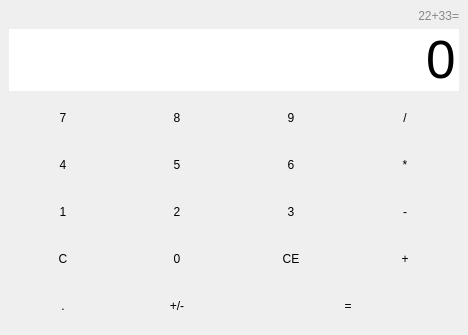
<?xml version="1.0" encoding="UTF-8"?>
<ui version="4.0">
 <class>MainWindow</class>
 <widget class="QMainWindow" name="MainWindow">
  <property name="geometry">
   <rect>
    <x>0</x>
    <y>0</y>
    <width>468</width>
    <height>335</height>
   </rect>
  </property>
  <property name="windowTitle">
   <string>Калькулятор</string>
  </property>
  <property name="styleSheet">
   <string notr="true">Qwidget {
    color: white;
   background-color: rgb(18, 18, 18);
    font-family: Rubik;
    font-size: 16pt;
    font-weight: 600;
}

QPushButton {
    background-color: transparent;
    border: none;
}

QPushButton:hover {
	background-color: #666;
}

QPushButton:pressed {
	background-color: #888;
}

QLabel {
    color: #888;
}

QLineEdir {
    font-size: 40pt;
    border: none;
}</string>
  </property>
  <widget class="QWidget" name="centralwidget">
   <layout class="QVBoxLayout" name="verticalLayout">
    <item>
     <widget class="QLabel" name="lbl_temp">
      <property name="sizePolicy">
       <sizepolicy hsizetype="Preferred" vsizetype="Maximum">
        <horstretch>0</horstretch>
        <verstretch>0</verstretch>
       </sizepolicy>
      </property>
      <property name="text">
       <string>22+33=</string>
      </property>
      <property name="alignment">
       <set>Qt::AlignRight|Qt::AlignTrailing|Qt::AlignVCenter</set>
      </property>
     </widget>
    </item>
    <item>
     <widget class="QLineEdit" name="le_entry">
      <property name="sizePolicy">
       <sizepolicy hsizetype="Expanding" vsizetype="Maximum">
        <horstretch>0</horstretch>
        <verstretch>0</verstretch>
       </sizepolicy>
      </property>
      <property name="styleSheet">
       <string notr="true">font-size: 40pt;
border: none;</string>
      </property>
      <property name="text">
       <string>0</string>
      </property>
      <property name="maxLength">
       <number>12</number>
      </property>
      <property name="alignment">
       <set>Qt::AlignRight|Qt::AlignTrailing|Qt::AlignVCenter</set>
      </property>
      <property name="readOnly">
       <bool>true</bool>
      </property>
     </widget>
    </item>
    <item>
     <layout class="QGridLayout" name="layout_buttons">
      <item row="2" column="0">
       <widget class="QPushButton" name="btn_2">
        <property name="sizePolicy">
         <sizepolicy hsizetype="Minimum" vsizetype="Expanding">
          <horstretch>0</horstretch>
          <verstretch>0</verstretch>
         </sizepolicy>
        </property>
        <property name="text">
         <string>1</string>
        </property>
        <property name="shortcut">
         <string>1</string>
        </property>
       </widget>
      </item>
      <item row="3" column="0">
       <widget class="QPushButton" name="btn_clear">
        <property name="sizePolicy">
         <sizepolicy hsizetype="Minimum" vsizetype="Expanding">
          <horstretch>0</horstretch>
          <verstretch>0</verstretch>
         </sizepolicy>
        </property>
        <property name="text">
         <string>C</string>
        </property>
       </widget>
      </item>
      <item row="2" column="2">
       <widget class="QPushButton" name="btn_7">
        <property name="sizePolicy">
         <sizepolicy hsizetype="Minimum" vsizetype="Expanding">
          <horstretch>0</horstretch>
          <verstretch>0</verstretch>
         </sizepolicy>
        </property>
        <property name="text">
         <string>2</string>
        </property>
        <property name="shortcut">
         <string>2</string>
        </property>
       </widget>
      </item>
      <item row="2" column="4">
       <widget class="QPushButton" name="btn_mul_2">
        <property name="sizePolicy">
         <sizepolicy hsizetype="Minimum" vsizetype="Expanding">
          <horstretch>0</horstretch>
          <verstretch>0</verstretch>
         </sizepolicy>
        </property>
        <property name="text">
         <string>-</string>
        </property>
        <property name="shortcut">
         <string>-</string>
        </property>
       </widget>
      </item>
      <item row="3" column="4">
       <widget class="QPushButton" name="btn_plus">
        <property name="sizePolicy">
         <sizepolicy hsizetype="Minimum" vsizetype="Expanding">
          <horstretch>0</horstretch>
          <verstretch>0</verstretch>
         </sizepolicy>
        </property>
        <property name="text">
         <string>+</string>
        </property>
        <property name="shortcut">
         <string>+</string>
        </property>
       </widget>
      </item>
      <item row="1" column="4">
       <widget class="QPushButton" name="btn_mul">
        <property name="sizePolicy">
         <sizepolicy hsizetype="Minimum" vsizetype="Expanding">
          <horstretch>0</horstretch>
          <verstretch>0</verstretch>
         </sizepolicy>
        </property>
        <property name="text">
         <string>*</string>
        </property>
        <property name="shortcut">
         <string>*</string>
        </property>
       </widget>
      </item>
      <item row="0" column="4">
       <widget class="QPushButton" name="btn_div">
        <property name="sizePolicy">
         <sizepolicy hsizetype="Minimum" vsizetype="Expanding">
          <horstretch>0</horstretch>
          <verstretch>0</verstretch>
         </sizepolicy>
        </property>
        <property name="text">
         <string>/</string>
        </property>
        <property name="shortcut">
         <string>/</string>
        </property>
       </widget>
      </item>
      <item row="4" column="2">
       <widget class="QPushButton" name="btn_neg">
        <property name="sizePolicy">
         <sizepolicy hsizetype="Minimum" vsizetype="Expanding">
          <horstretch>0</horstretch>
          <verstretch>0</verstretch>
         </sizepolicy>
        </property>
        <property name="text">
         <string>+/-</string>
        </property>
       </widget>
      </item>
      <item row="0" column="3">
       <widget class="QPushButton" name="btn_9">
        <property name="sizePolicy">
         <sizepolicy hsizetype="Minimum" vsizetype="Expanding">
          <horstretch>0</horstretch>
          <verstretch>0</verstretch>
         </sizepolicy>
        </property>
        <property name="text">
         <string>9</string>
        </property>
        <property name="shortcut">
         <string>9</string>
        </property>
       </widget>
      </item>
      <item row="4" column="0">
       <widget class="QPushButton" name="btn_point">
        <property name="sizePolicy">
         <sizepolicy hsizetype="Minimum" vsizetype="Expanding">
          <horstretch>0</horstretch>
          <verstretch>0</verstretch>
         </sizepolicy>
        </property>
        <property name="text">
         <string>.</string>
        </property>
        <property name="shortcut">
         <string>.</string>
        </property>
       </widget>
      </item>
      <item row="3" column="2">
       <widget class="QPushButton" name="btn_1">
        <property name="sizePolicy">
         <sizepolicy hsizetype="Minimum" vsizetype="Expanding">
          <horstretch>0</horstretch>
          <verstretch>0</verstretch>
         </sizepolicy>
        </property>
        <property name="text">
         <string>0</string>
        </property>
        <property name="shortcut">
         <string>0</string>
        </property>
       </widget>
      </item>
      <item row="4" column="3" colspan="2">
       <widget class="QPushButton" name="btn_sub">
        <property name="sizePolicy">
         <sizepolicy hsizetype="Minimum" vsizetype="Expanding">
          <horstretch>0</horstretch>
          <verstretch>0</verstretch>
         </sizepolicy>
        </property>
        <property name="text">
         <string>=</string>
        </property>
        <property name="shortcut">
         <string>=, Enter</string>
        </property>
       </widget>
      </item>
      <item row="1" column="0">
       <widget class="QPushButton" name="btn_4">
        <property name="sizePolicy">
         <sizepolicy hsizetype="Minimum" vsizetype="Expanding">
          <horstretch>0</horstretch>
          <verstretch>0</verstretch>
         </sizepolicy>
        </property>
        <property name="text">
         <string>4</string>
        </property>
        <property name="shortcut">
         <string>4</string>
        </property>
       </widget>
      </item>
      <item row="1" column="3">
       <widget class="QPushButton" name="btn_6">
        <property name="sizePolicy">
         <sizepolicy hsizetype="Minimum" vsizetype="Expanding">
          <horstretch>0</horstretch>
          <verstretch>0</verstretch>
         </sizepolicy>
        </property>
        <property name="text">
         <string>6</string>
        </property>
        <property name="shortcut">
         <string>6</string>
        </property>
       </widget>
      </item>
      <item row="1" column="2">
       <widget class="QPushButton" name="btn_5">
        <property name="sizePolicy">
         <sizepolicy hsizetype="Minimum" vsizetype="Expanding">
          <horstretch>0</horstretch>
          <verstretch>0</verstretch>
         </sizepolicy>
        </property>
        <property name="text">
         <string>5</string>
        </property>
        <property name="shortcut">
         <string>5</string>
        </property>
       </widget>
      </item>
      <item row="3" column="3">
       <widget class="QPushButton" name="btn_ce">
        <property name="sizePolicy">
         <sizepolicy hsizetype="Minimum" vsizetype="Expanding">
          <horstretch>0</horstretch>
          <verstretch>0</verstretch>
         </sizepolicy>
        </property>
        <property name="text">
         <string>CE</string>
        </property>
       </widget>
      </item>
      <item row="0" column="2">
       <widget class="QPushButton" name="btn_0">
        <property name="sizePolicy">
         <sizepolicy hsizetype="Minimum" vsizetype="Expanding">
          <horstretch>0</horstretch>
          <verstretch>0</verstretch>
         </sizepolicy>
        </property>
        <property name="text">
         <string>8</string>
        </property>
        <property name="shortcut">
         <string>8</string>
        </property>
       </widget>
      </item>
      <item row="0" column="0">
       <widget class="QPushButton" name="btn_8">
        <property name="sizePolicy">
         <sizepolicy hsizetype="Minimum" vsizetype="Expanding">
          <horstretch>0</horstretch>
          <verstretch>0</verstretch>
         </sizepolicy>
        </property>
        <property name="text">
         <string>7</string>
        </property>
        <property name="shortcut">
         <string>7</string>
        </property>
       </widget>
      </item>
      <item row="2" column="3">
       <widget class="QPushButton" name="btn_3">
        <property name="sizePolicy">
         <sizepolicy hsizetype="Minimum" vsizetype="Expanding">
          <horstretch>0</horstretch>
          <verstretch>0</verstretch>
         </sizepolicy>
        </property>
        <property name="text">
         <string>3</string>
        </property>
        <property name="shortcut">
         <string>3</string>
        </property>
       </widget>
      </item>
     </layout>
    </item>
   </layout>
  </widget>
 </widget>
 <resources/>
 <connections/>
</ui>
